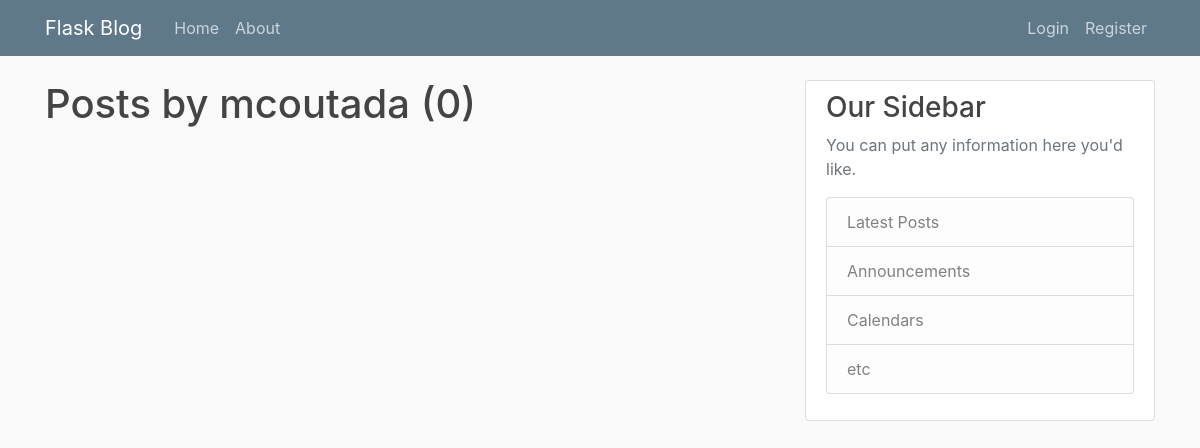
The page /user/mcoutada on the database as committed earlier.
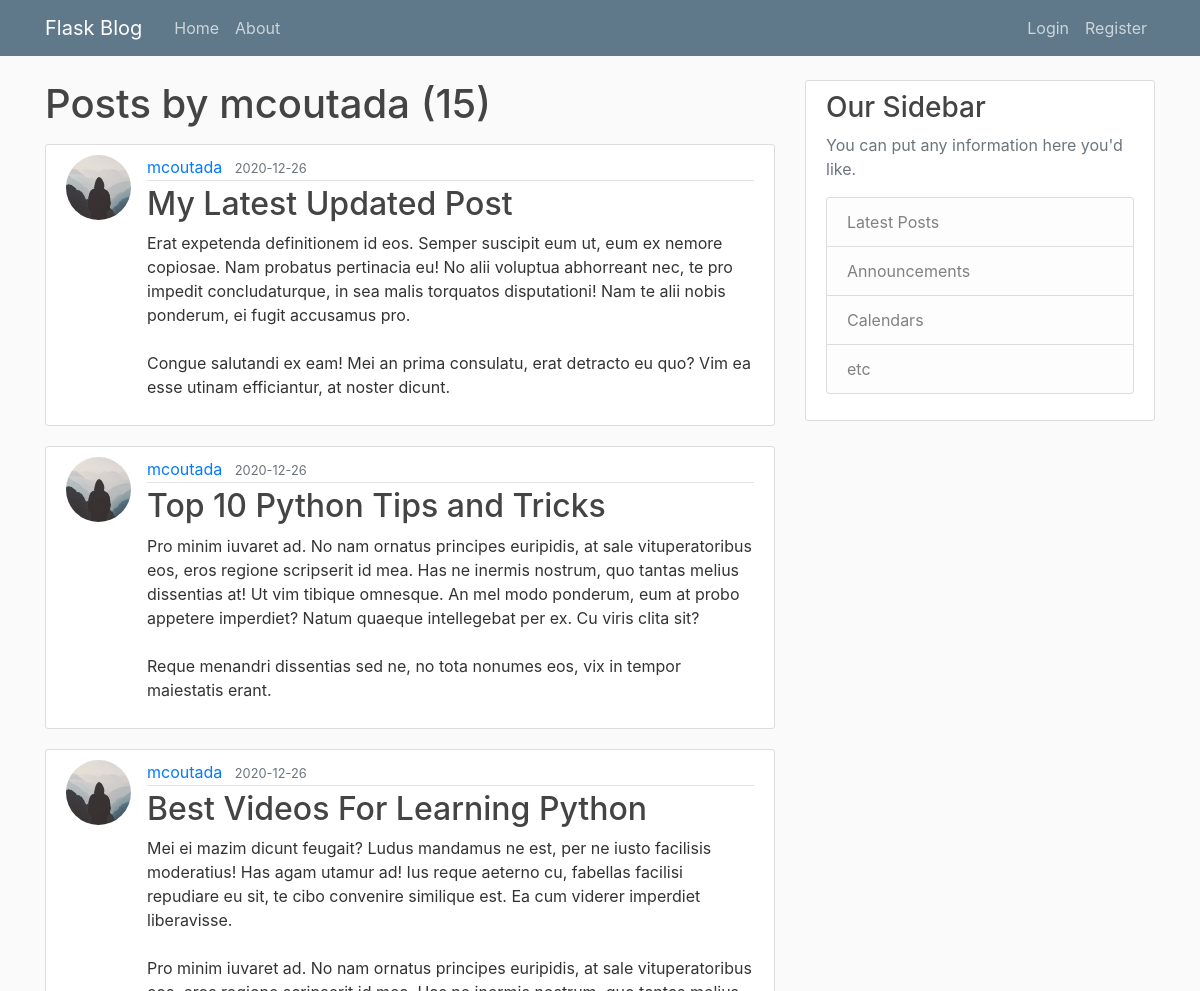
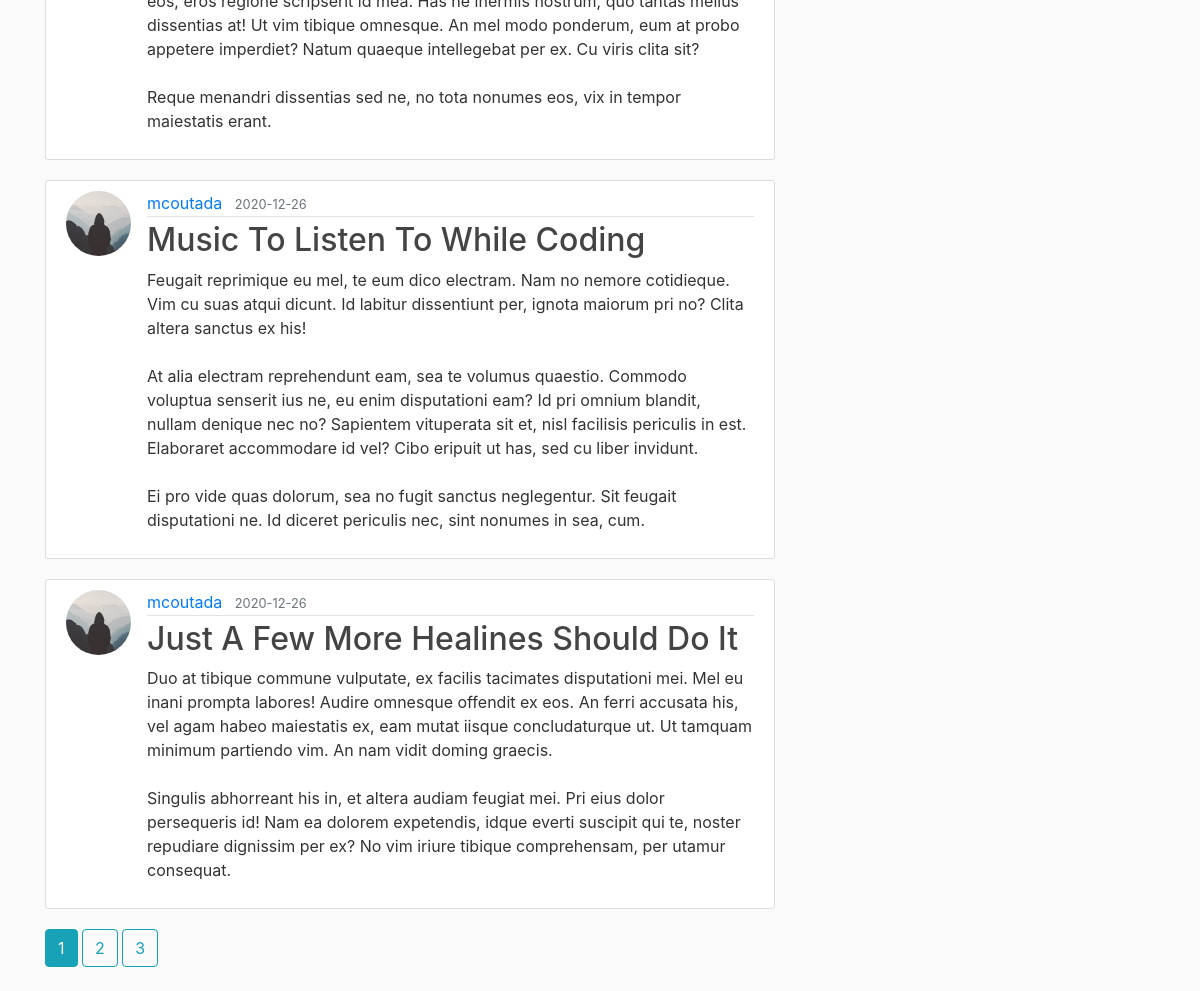
The same page on the database as committed later (2 pictures, top to bottom).
### flaskblog/models.py (models this page shows, shortened)
class User(db.Model, UserMixin):
    id = db.Column(db.Integer, primary_key=True)
    username = db.Column(db.String(20), unique=True, nullable=False)
    email = db.Column(db.String(120), unique=True, nullable=False)
    image_file = db.Column(db.String(20), nullable=False, default="default.jpg")
    password = db.Column(db.String(60), nullable=False)
    posts = db.relationship("Post", backref="author", lazy=True)

class Post(db.Model):
    id = db.Column(db.Integer, primary_key=True)
    title = db.Column(db.String(100), nullable=False)
    date_posted = db.Column(db.DateTime, nullable=False, default=datetime.utcnow)
    content = db.Column(db.Text, nullable=False)
    user_id = db.Column(db.Integer, db.ForeignKey("user.id"), nullable=False)

### flaskblog/routes.py (the view)
@app.route("/user/<string:username>")
def user_posts(username):
    page = request.args.get("page", 1, type=int)
    user = User.query.filter_by(username=username).first_or_404()
    posts = (
        Post.query.filter_by(author=user)
        .order_by(Post.date_posted.desc())
        .paginate(page=page, per_page=5)
    )
    return render_template("user_posts.html", posts=posts, user=user)

### flaskblog/templates/user_posts.html (shortened to what this page needs)
{% extends "layout.html" %}
{% block content %}
    <h1 class="mb-3">Posts by {{ user.username }} ({{ posts.total }})</h1>
    {% for post in posts.items %}
        <article class="media content-section">
        <img class="rounded-circle article-img" src="{{url_for('static',filename="profile_pics/" + post.author.image_file)}}">
          <div class="media-body">
            <div class="article-metadata">
              <a class="mr-2" href="{{ url_for('user_posts', username=post.author.username) }}">{{ post.author.username }}</a>
              <small class="text-muted">{{ post.date_posted.strftime('%Y-%m-%d') }}</small>
            </div>
            <h2><a class="article-title" href="{{ url_for('post', post_id=post.id) }}">{{ post.title }}</a></h2>
            <p class="article-content">{{ post.content }}</p>
          </div>
        </article>
    {% endfor %}
    {% for page_num in posts.iter_pages(left_edge=1, right_edge=1,left_current=1, right_current=2) %}
      {% if page_num %}
        {% if posts.page == page_num %}
          <a class="btn btn-info mb-4" href="{{ url_for('user_posts', username=user.username, page=page_num) }}">{{ page_num }}</a>
        {% else %}
          <a class="btn btn-outline-info mb-4" href="{{ url_for('user_posts', username=user.username, page=page_num) }}">{{ page_num }}</a>
        {% endif %}
      {% endif %}
    {% endfor %}
{% endblock content %}

### flaskblog/templates/layout.html (shortened to what this page needs)
<!DOCTYPE html>
<html lang="en">
<head>
    <link rel="stylesheet" href="https://stackpath.bootstrapcdn.com/bootstrap/4.3.1/css/bootstrap.min.css" />
    <link rel="stylesheet" href="{{ url_for('static', filename='main.css') }}" />
</head>
<body>
    <header class="site-header">
        <nav class="navbar navbar-expand-md navbar-dark bg-steel fixed-top">
            <div class="container">
                <a class="navbar-brand mr-4" href="/">Flask Blog</a>
                <div class="collapse navbar-collapse" id="navbarToggle">
                    <div class="navbar-nav mr-auto">
                        <a class="nav-item nav-link" href="{{ url_for('home') }}">Home</a>
                        <a class="nav-item nav-link" href="{{ url_for('about') }}">About</a>
                    </div>
                    <div class="navbar-nav">
                    {% if current_user.is_authenticated %}
                        <a class="nav-item nav-link" href="{{ url_for('new_post') }}">New Post</a>
                        <a class="nav-item nav-link" href="{{ url_for('account') }}">Account</a>
                        <a class="nav-item nav-link" href="{{ url_for('logout') }}">Logout</a>
                    {% else %}
                        <a class="nav-item nav-link" href="{{ url_for('login') }}">Login</a>
                        <a class="nav-item nav-link" href="{{ url_for('register') }}">Register</a>
                    {% endif %}
                    </div>
                </div>
            </div>
        </nav>
    </header>
    <main role="main" class="container">
        <div class="row">
            <div class="col-md-8">
                 {% block content %}{% endblock %}
            </div>
            <div class="col-md-4">
                <div class="content-section">
                    <h3>Our Sidebar</h3>
                    <p class='text-muted'>You can put any information here you'd like.
                        <ul class="list-group">
                            <li class="list-group-item list-group-item-light">Latest Posts</li>
                            <li class="list-group-item list-group-item-light">Announcements</li>
                            <li class="list-group-item list-group-item-light">Calendars</li>
                            <li class="list-group-item list-group-item-light">etc</li>
                        </ul>
                    </p>
                </div>
            </div>
        </div>
    </main>
</body>
</html>

### flaskblog/static/main.css (style rules this page uses)
body { background: #fafafa; color: #333333; margin-top: 5rem; }
h1, h2, h3, h4, h5, h6 { color: #444444; }
.bg-steel { background-color: #5f788a; }
.site-header .navbar-nav .nav-link { color: #cbd5db; }
.content-section { background: #ffffff; padding: 10px 20px; border: 1px solid #dddddd; border-radius: 3px; margin-bottom: 20px; }
.article-title { color: #444444; }
.article-content { white-space: pre-line; }
.article-img { height: 65px; width: 65px; margin-right: 16px; }
.article-metadata { padding-bottom: 1px; margin-bottom: 4px; border-bottom: 1px solid #e3e3e3 }

Rows that differ between the two databases and show on the page:
added Post: image_file (placeholder picture), author.username "mcoutada", date_posted "2020-12-26", title "My Latest Updated Post", content "Erat expetenda definitionem id eos. Semper suscipit eum ut, eum ex nemore copiosae. Nam probatus pertinacia eu! No alii voluptua abhorreant nec, te pro impedit concludaturque, in sea malis torquatos disputationi! Nam te alii nobis ponderum, ei fugit accusamus pro. Congue salutandi ex eam! Mei an prima consulatu, erat detracto eu quo? Vim ea esse utinam efficiantur, at noster dicunt."
added Post: image_file (placeholder picture), author.username "mcoutada", date_posted "2020-12-26", title "Top 10 Python Tips and Tricks", content "Pro minim iuvaret ad. No nam ornatus principes euripidis, at sale vituperatoribus eos, eros regione scripserit id mea. Has ne inermis nostrum, quo tantas melius dissentias at! Ut vim tibique omnesque. An mel modo ponderum, eum at probo appetere imperdiet? Natum quaeque intellegebat per ex. Cu viris clita sit? Reque menandri dissentias sed ne, no tota nonumes eos, vix in tempor maiestatis erant."
added Post: image_file (placeholder picture), author.username "mcoutada", date_posted "2020-12-26", title "Best Videos For Learning Python", content "Mei ei mazim dicunt feugait? Ludus mandamus ne est, per ne iusto facilisis moderatius! Has agam utamur ad! Ius reque aeterno cu, fabellas facilisi repudiare eu sit, te cibo convenire similique est. Ea cum viderer imperdiet liberavisse. Pro minim iuvaret ad. No nam ornatus principes euripidis, at sale vituperatoribus eos, eros regione scripserit id mea. Has ne inermis nostrum, quo tantas melius dissentias at! Ut vim tibique omnesque. An mel modo ponderum, eum at probo appetere imperdiet? Natum quaeque intellegebat per ex. Cu viris clita sit? Reque menandri dissentias sed ne, no tota nonumes eos, vix in tempor maiestatis erant."
added Post: image_file (placeholder picture), author.username "mcoutada", date_posted "2020-12-26", title "Music To Listen To While Coding", content "Feugait reprimique eu mel, te eum dico electram. Nam no nemore cotidieque. Vim cu suas atqui dicunt. Id labitur dissentiunt per, ignota maiorum pri no? Clita altera sanctus ex his! At alia electram reprehendunt eam, sea te volumus quaestio. Commodo voluptua senserit ius ne, eu enim disputationi eam? Id pri omnium blandit, nullam denique nec no? Sapientem vituperata sit et, nisl facilisis periculis in est. Elaboraret accommodare id vel? Cibo eripuit ut has, sed cu liber invidunt. Ei pro vide quas dolorum, sea no fugit sanctus neglegentur. Sit feugait disputationi ne. Id diceret periculis nec, sint nonumes in sea, cum."
added Post: image_file (placeholder picture), author.username "mcoutada", date_posted "2020-12-26", title "Just A Few More Healines Should Do It", content "Duo at tibique commune vulputate, ex facilis tacimates disputationi mei. Mel eu inani prompta labores! Audire omnesque offendit ex eos. An ferri accusata his, vel agam habeo maiestatis ex, eam mutat iisque concludaturque ut. Ut tamquam minimum partiendo vim. An nam vidit doming graecis. Singulis abhorreant his in, et altera audiam feugiat mei. Pri eius dolor persequeris id! Nam ea dolorem expetendis, idque everti suscipit qui te, noster repudiare dignissim per ex? No vim iriure tibique comprehensam, per utamur consequat."
Other text that changed with them:
{{ posts.total }}: "0" → "15"
new list line: "1"
new list line: "2"
new list line: "3"
